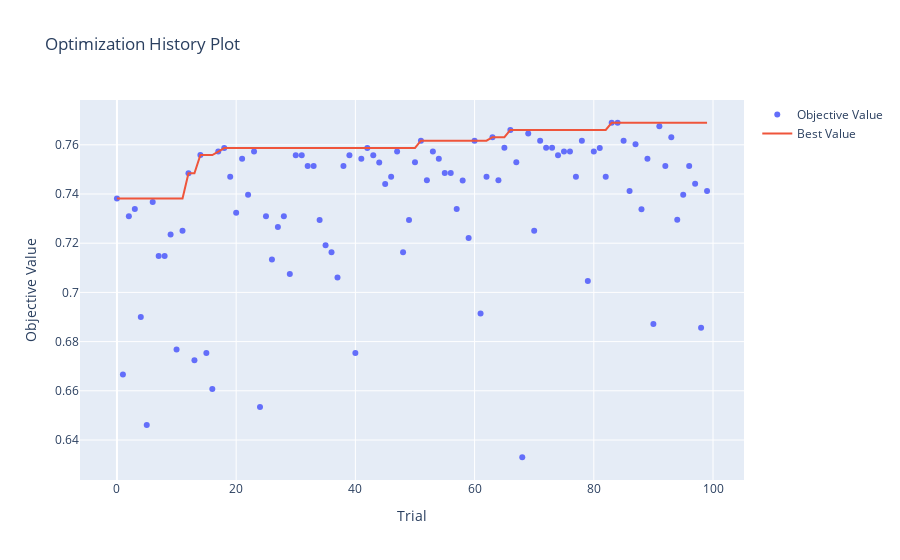

Source (notebook cell):
### Code cell
optuna.visualization.plot_optimization_history(study).show()
